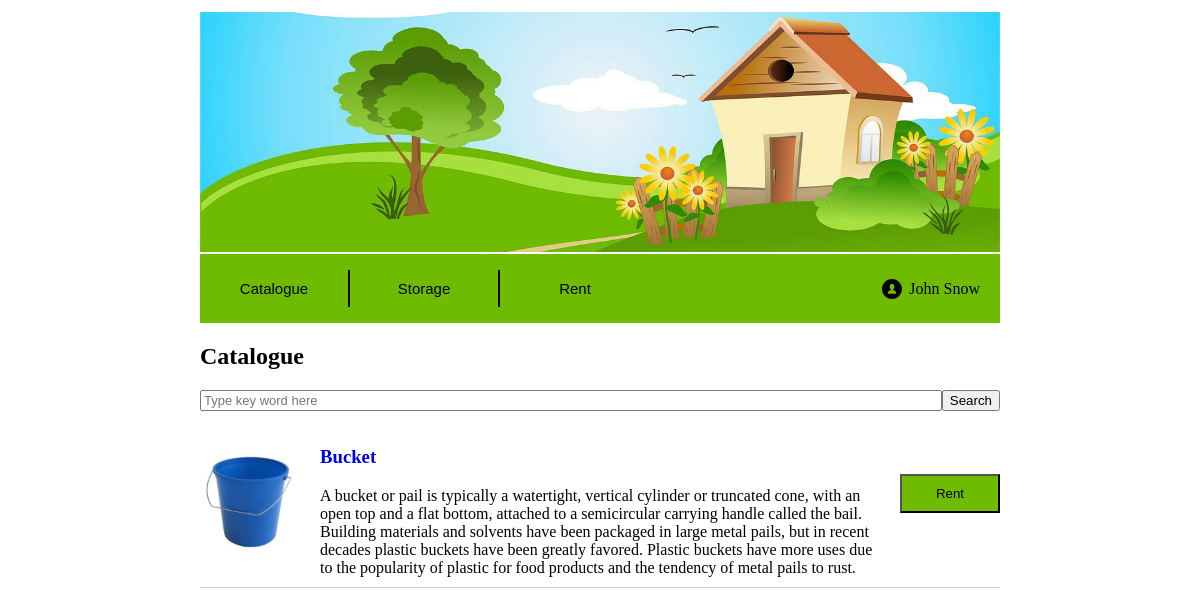
/things/catalogue_goods, run on the app's committed database.
### things/models.py (models this page shows, shortened)
class Good(models.Model):
    title = models.CharField('title', max_length=100)
    owner_id = models.ForeignKey(Customer)
    good_info = models.CharField('good info', max_length=1000)
    reservation_type = models.CharField('type', max_length=1, choices=RESERVATION_TYPES)
    image_path = models.CharField('image', max_length=200)
    status = models.CharField('status', max_length=1, choices=GOOD_STATUS)

### things/views.py (the view)
def catalogue_goods(request):
    items = Good.objects.all().exclude(owner_id__exact=CUSTOMER_INDEX)
    template = loader.get_template('things/catalogue_goods.html')
    return HttpResponse(template.render({'good_items' : items}, request))

### things/templates/things/catalogue_goods.html (shortened to what this page needs)
{% extends "things/base.html" %}
{% block items_block %}
    <html lang="en">
    <head>
    </head>
    <body>
        <div><h2>Catalogue</h2></div>
        <form action="{% url 'search_goods' %}" method="get">
            <div class="search-flex-container">
                <input class="search" placeholder="Type key word here" type="text" name="search_field"></input>
                <div><button>Search</button></div>
            </div>
        </form>
        {% for item in good_items %}
            {% include "things/good_item.html" %}
        {% endfor %}
    </body>
    </html>
{% endblock %}

### things/templates/things/good_item.html (shortened to what this page needs)
{% load staticfiles %}
<html lang="en">
<head>
</head>
<body>
    <div class="item">
        <div class="item-flex-container">
            <div class="item-picture">
                <img src={% static item.image_path %} height="100px">
            </div>
            <div class="item-info">
                <div class="item-title">
                    <a href="{% url 'item_good_fullinfo' item.pk %}">
                        <h3>{{ item.title }}</h3>
                    </a>
                </div>
                <div class="item-description">
                    {{ item.good_info }}
                </div>
            </div>
            <form action="{% url 'rent_item' item.pk %}" method="post">
                <div><button class="item-button">Rent</button></div>
            </form>
        </div>
    </div>
</body>
</html>

### things/templates/things/catalogue_goods.html (style rules this page uses)
.search { width: 100%; font-size: 13px; }
.search-flex-container { display: flex; justify-content: space-between; align-items: center; }

### things/templates/things/good_item.html (style rules this page uses)
.item-flex-container { display: flex; justify-content: space-between; align-items: center; }
.item-info { flex-grow: 100; }
.item { border: 1px solid lightgrey; border-width: 0 0 1px 0; margin: 10px 0; padding: 0 0 10px; }
.item-button { width: 100px; padding: 10px; background-color: #6ebb01; }
.item-title > a { text-decoration: none; }
.item-picture { margin: 0 20px 0 0; }
.item-description { margin: 0 20px 0 0; }

### data on the page
Good: image_path (picture), title "Bucket", good_info "A bucket or pail is typically a watertight, vertical cylinder or truncated cone, with an open top and a flat bottom, attached to a semicircular carrying handle called the bail. Building materials and solvents have been packaged in large metal pails, but in recent decades plastic buckets have been greatly favored. Plastic buckets have more uses due to the popularity of plastic for food products and the tendency of metal pails to rust."
